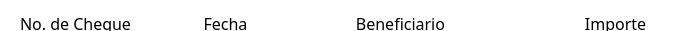
      <widget class="QFrame" name="frame_35">
       <property name="geometry">
        <rect>
         <x>760</x>
         <y>630</y>
         <width>691</width>
         <height>31</height>
        </rect>
       </property>
       <property name="styleSheet">
        <string notr="true">font:16px;
border-radius:0px;
background:transparent;
border-color: rgb(237, 237, 237);
</string>
       </property>
       <property name="frameShape">
        <enum>QFrame::StyledPanel</enum>
       </property>
       <property name="frameShadow">
        <enum>QFrame::Raised</enum>
       </property>
       <widget class="QLabel" name="label_137">
        <property name="geometry">
         <rect>
          <x>10</x>
          <y>10</y>
          <width>131</width>
          <height>27</height>
         </rect>
        </property>
        <property name="font">
         <font>
          <family>Bahnschrift</family>
          <pointsize>-1</pointsize>
          <weight>50</weight>
          <italic>false</italic>
          <bold>false</bold>
         </font>
        </property>
        <property name="text">
         <string>No. de Cheque</string>
        </property>
        <property name="alignment">
         <set>Qt::AlignCenter</set>
        </property>
       </widget>
       <widget class="QLabel" name="label_146">
        <property name="geometry">
         <rect>
          <x>190</x>
          <y>10</y>
          <width>71</width>
          <height>27</height>
         </rect>
        </property>
        <property name="font">
         <font>
          <family>Bahnschrift</family>
          <pointsize>-1</pointsize>
          <weight>50</weight>
          <italic>false</italic>
          <bold>false</bold>
         </font>
        </property>
        <property name="text">
         <string>Fecha</string>
        </property>
        <property name="alignment">
         <set>Qt::AlignCenter</set>
        </property>
       </widget>
       <widget class="QLabel" name="label_147">
        <property name="geometry">
         <rect>
          <x>340</x>
          <y>10</y>
          <width>121</width>
          <height>27</height>
         </rect>
        </property>
        <property name="font">
         <font>
          <family>Bahnschrift</family>
          <pointsize>-1</pointsize>
          <weight>50</weight>
          <italic>false</italic>
          <bold>false</bold>
         </font>
        </property>
        <property name="text">
         <string>Beneficiario</string>
        </property>
        <property name="alignment">
         <set>Qt::AlignCenter</set>
        </property>
       </widget>
       <widget class="QLabel" name="label_149">
        <property name="geometry">
         <rect>
          <x>570</x>
          <y>10</y>
          <width>91</width>
          <height>27</height>
         </rect>
        </property>
        <property name="font">
         <font>
          <family>Bahnschrift</family>
          <pointsize>-1</pointsize>
          <weight>50</weight>
          <italic>false</italic>
          <bold>false</bold>
         </font>
        </property>
        <property name="text">
         <string>Importe</string>
        </property>
        <property name="alignment">
         <set>Qt::AlignCenter</set>
        </property>
       </widget>
      </widget>
